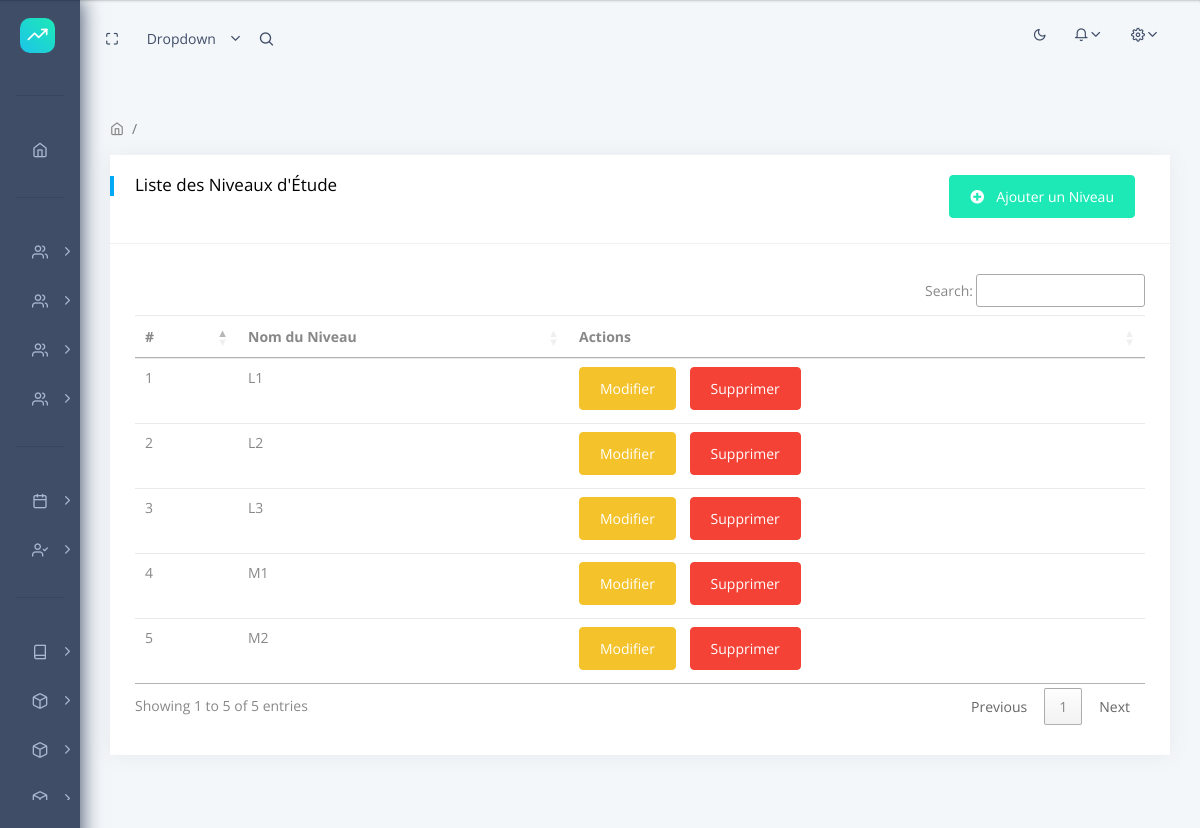
Page /courses/levels/ (signed in) on the committed database.
### apps/courses/models.py (models this page shows, shortened)
class Level(models.Model):
    LEVEL_CHOICES = (
        ('L1', _('Licence 1')),
        ('L2', _('Licence 2')),
        ('L3', _('Licence 3')),
        ('M1', _('Master 1')),
        ('M2', _('Master 2')),
    )
    name = models.CharField(max_length=2, choices=LEVEL_CHOICES, unique=True, verbose_name=_('Niveau'))
    class Meta:
        verbose_name = _('Niveau d\'études')
        verbose_name_plural = _('Niveaux d\'études')

### apps/courses/views.py (the view)
# urls.py: path('levels/', LevelListView.as_view(), name='level_list'),
class LevelListView(LoginRequiredMixin,PermissionRequiredMixin,AdminTestMixin,ListView):
    model = Level
    template_name = 'courses/level_list.html'
    permission_required= 'courses.view_level'
    extra_context = {
        'title': 'Liste des Niveaux d\'Étude',
        'create_url': 'courses:level_add',
        'edit_url': 'courses:level_edit',
        'delete_url': 'courses:level_delete',
    }

### apps/home/mixins.py (called while the page is built)
    def test_func(self):
        return self.request.user.is_admin

### apps/users/models.py (called while the page is built)
    def has_role(self, role):
        if not self.is_authenticated:
            return False
        return self.role == role

    @property
    def is_student(self):
        return self.has_role('student')

    @property
    def is_parent(self):
        return self.has_role('parent')

    @property
    def is_admin(self):
        return self.has_role('admin')

### templates/courses/level_list.html
{% extends 'layouts/base.html' %}
{% load static %}
{% block content %}
<div class="row">
    <div class="col-xl-12">
        <div class="card">
            <div class="card-header">
                <h5>{{title}}</h5>
                {% if perms.courses.add_level %}
                    <a href="{% url create_url %}" class="btn btn-success float-right"><i class="fa fa-plus-circle"></i>Ajouter un Niveau</a>
                {% endif %}
            </div>
            <div class="card-block table-border-style">
                <div class="table-responsive">
                    <table class="table datatable">
                        <thead>
                            <tr>
                                <th scope="col" >#</th>
                                <th scope="col" >Nom du Niveau</th>
                                <th scope="col" >Actions</th>
                            </tr>
                        </thead>
                        <tbody>
                            {% for level in object_list %}
                            <tr>
                                <td>{{ forloop.counter }}</td>
                                <td>{{ level.name }}</td>
                                <td>
                                    {% if perms.courses.change_level %}
                                        <a href="{% url edit_url level.id %}" class="btn btn-sm btn-warning">Modifier</a>
                                    {% endif %}
                                    {% if  perms.courses.delete_level%}
                                        <a href="{% url delete_url level.id %}" class="btn btn-sm btn-danger">Supprimer</a>
                                    {% endif %}
                                </td>
                            </tr>
                            {% endfor %}
                        </tbody>
                    </table>
                </div>
            </div>
        </div>
    </div>
</div>
{% endblock %}

### rows in the picture
Level: name "L1"
Level: name "L2"
Level: name "L3"
Level: name "M1"
Level: name "M2"

### other values in the picture
{{ title }} "Liste des Niveaux d'Étude"
